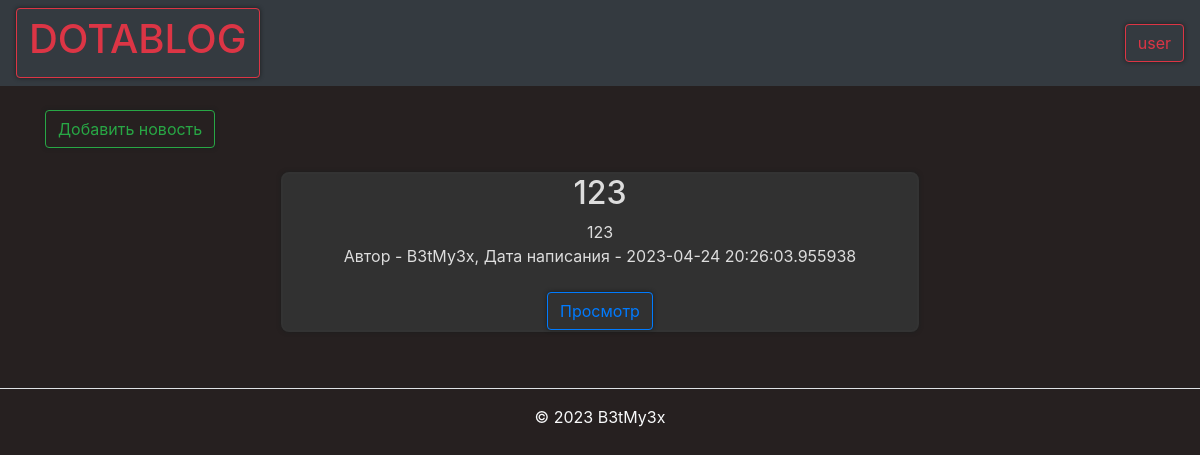
The app's page /feed (signed in) with its own data.
### data/users.py (models this page shows, shortened)
class User(SqlAlchemyBase, UserMixin):
    __tablename__ = 'users'
    id = sqlalchemy.Column(sqlalchemy.Integer,
                           primary_key=True, autoincrement=True)
    name = sqlalchemy.Column(sqlalchemy.String, nullable=True)
    about = sqlalchemy.Column(sqlalchemy.String, nullable=True)
    email = sqlalchemy.Column(sqlalchemy.String,
                              index=True, unique=True, nullable=True)
    hashed_password = sqlalchemy.Column(sqlalchemy.String, nullable=True)
    created_date = sqlalchemy.Column(sqlalchemy.DateTime,
                                     default=datetime.datetime.now)
    role = sqlalchemy.Column(sqlalchemy.String,
                              index=True, unique=True, nullable=True)
    news = orm.relationship("News", back_populates='user')

### data/news.py (models this page shows)
class News(SqlAlchemyBase):
    __tablename__ = 'news'
    categories = orm.relationship("Category",
                                  secondary="association",
                                  backref="news")
    id = sqlalchemy.Column(sqlalchemy.Integer,
                           primary_key=True, autoincrement=True)
    title = sqlalchemy.Column(sqlalchemy.String, nullable=True)
    content = sqlalchemy.Column(sqlalchemy.String, nullable=True)
    created_date = sqlalchemy.Column(sqlalchemy.DateTime,
                                     default=datetime.datetime.now)
    is_private = sqlalchemy.Column(sqlalchemy.Boolean, default=True)
    user_id = sqlalchemy.Column(sqlalchemy.Integer,
                                sqlalchemy.ForeignKey("users.id"))
    user = orm.relationship('User')

### main.py (the view)
@app.route("/feed")
def index():
    db_sess = db_session.create_session()
    news = db_sess.query(News).filter(News.is_private != True)
    return render_template("index.html", news=news, role=is_admin(), true=True)
    if current_user.is_authenticated:
        news = db_sess.query(News).filter(
            (News.user == current_user) | (News.is_private != True))
    else:
        news = db_sess.query(News).filter(News.is_private != True)

### data/db_session.py (called while the page is built)
def create_session() -> Session:
    global __factory
    return __factory()

### main.py (called while the page is built)
def is_admin():
    db_sess = db_session.create_session()
    user = db_sess.query(User).filter(User.id == current_user.get_id()).first()
    if user.role == "admin":
        return True
    return False

@login_manager.user_loader
def load_user(user_id):
    db_sess = db_session.create_session()
    return db_sess.query(User).get(user_id)

### templates/index.html (shortened to what this page needs)
{% extends "base.html" %}
{% block content %}
{% if current_user.is_authenticated %}
    <br>
    <a href="news_edit" class="btn btn-outline-success">Добавить новость</a>
    <br>
{% endif %}
{% for item in news%}
<br>
<center>
<div class="di1">
    <h2>{{item.title}}</h2>
    <div>
        {{item.content}}
    </div>
    <div>
        Автор - {{item.user.name}}, Дата написания - {{item.created_date}}
    </div>
    <br>
    <div>
        <a href="/news/{{ item.id }}" class="btn btn-outline-primary">
            Просмотр
        </a>
    </div>
</div>
</center>
{% endfor %}
{% endblock %}

### templates/base.html (shortened to what this page needs)
<!doctype html>
<html lang="en">
<head>
    <link rel="stylesheet"
          href="https://stackpath.bootstrapcdn.com/bootstrap/4.4.1/css/bootstrap.min.css"
>
</head>
<body style="color:#f8f9fa; background-color:#262020 ">
<header>
    <nav class="navbar navbar-dark bg-dark">
        <a class="btn btn-outline-danger" href="/feed"><h1>DOTABLOG</h1></a>
        {% if current_user.is_authenticated %}
    <a class="btn btn-outline-danger" href="/logout">{{ current_user.name }}</a>
{% else %}
    <p>
        <a class="btn btn-secondary" href="/register">Зарегистрироваться</a>
        <a class="btn btn-danger" href="/login">Войти</a>
    </p>
{% endif %}
    </nav>
</header>
<main role="main" class="container">
    {% block content %}{% endblock %}
</main>
</body>
<footer class="py-3 my-4">
    <ul class="nav justify-content-center border-bottom pb-3 mb-3">
    </ul>
    <p class="text-center text-body-secondary">© 2023 B3tMy3x</p>
  </footer>
</html>

### templates/base.html (style rules this page uses)
html { overflow-y: scroll; }
body { -webkit-touch-callout: none; -webkit-user-select: none; -khtml-user-select: none; -moz-user-select: none; -ms-user-select: none; user-select: none; }
.di1 { display: block; background-color: #313131; margin-left: auto; margin-right: auto; width: 638px; -moz-box-shadow: 0px 0px 4px 0px #1c1e1e; -webkit-box-shadow: 0px 0px 4px 0px #1c1e1e; box-shadow: 0px 0px 4px 0px #1c1e1e; border-radius: 8px; border: 2px solid #333; color: #ddd; outline: 0; }
a, input, textarea { filter: progid:DXImageTransform.Microsoft.gradient(startColorstr='#252626', endColorstr='#2f3031'); background: #313131 -moz-box-shadow: 0px 0px 4px 0px #1c1e1e; -webkit-box-shadow: 0px 0px 4px 0px #1c1e1e; box-shadow: 0px 0px 4px 0px #1c1e1e; border-radius: 8px; border: 1px solid #333; color: #ddd; outline: 0; }

### records on screen
User: name "user"
News: title "123", content "123", user.name "B3tMy3x", created_date "2023-04-24 20:26:03.955938"
